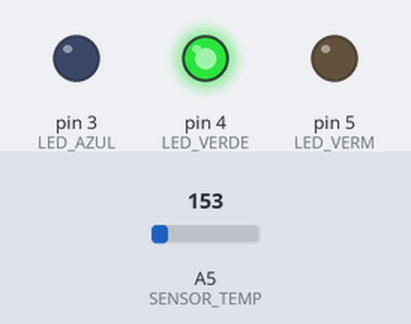
A sketch run on a simulated Arduino Uno, built with avr-gcc and run on an emulated ATmega328P. Parts: output pins drawn as LEDs (lit = HIGH). The inputs (shaded band) are chosen by the test bench; at power-on: A5 (SENSOR_TEMP) = 153.

Above: at 1.8 s.
1.9 s: A5 (SENSOR_TEMP) set to 180
At 2.6 s:
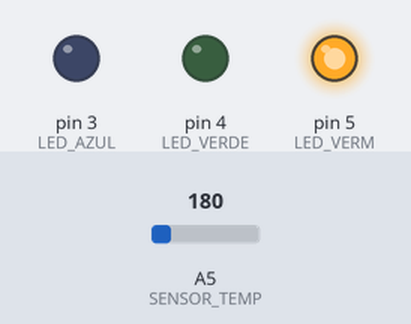
5.5 s: A5 (SENSOR_TEMP) set to 114
At 6.8 s:
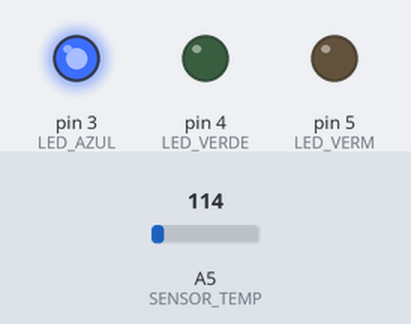
9.6 s: A5 (SENSOR_TEMP) set to 128
At 10.8 s:
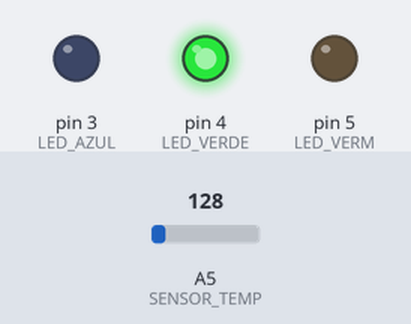
13.7 s: A5 (SENSOR_TEMP) set to 165
At 14.8 s:
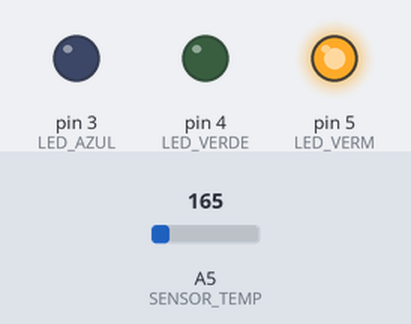
Timing chart, 0 to 16.7 s (numbered marks = the images above; inputs shaded):
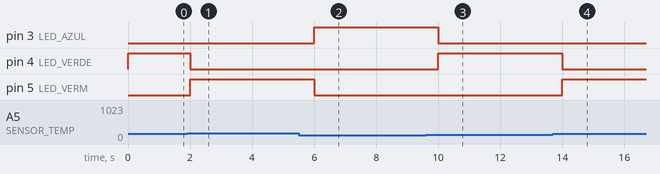

Measured:
- the behaviour switches between 163 and 164 on A5 (SENSOR_TEMP) (found by bisection; images 0 and 1)
- the behaviour switches between 122 and 123 on A5 (SENSOR_TEMP) (found by bisection; images 2 and 3)
- after the input at 1.9 s, pin 4 (LED_VERDE): HIGH → LOW after 0.10 s; pin 5 (LED_VERM): LOW → HIGH after 0.10 s
- after the input at 5.5 s, pin 3 (LED_AZUL): LOW → HIGH after 0.50 s; pin 5 (LED_VERM): HIGH → LOW after 0.50 s
- after the input at 9.6 s, pin 3 (LED_AZUL): HIGH → LOW after 0.40 s; pin 4 (LED_VERDE): LOW → HIGH after 0.40 s
- after the input at 13.7 s, pin 4 (LED_VERDE): HIGH → LOW after 0.30 s; pin 5 (LED_VERM): LOW → HIGH after 0.30 s

The sketch:

exerc_cio_1_b1.ino
```cpp
/*
b) Então adicione um sensor de temperatura conectado a um pino analógico, como
na imagem a seguir. O pino analógico conectado irá ler “20” quando a temperatura
for a menor possível, e “358” quando for a maior. Faça o LED azul acender quando
a temperatura for menor que 10, o verde quando a temperatura for maior ou igual a
10 e menor que 30, e o vermelho quando a temperatura for maior ou igual a 30.
*/

#define LED_AZUL 3
#define LED_VERDE 4
#define LED_VERM 5

#define SENSOR_TEMP A5

int leituraTemp = 0;
float voltagem = 0;
float temperatura = 0;

void setup() {
  pinMode(LED_AZUL, OUTPUT);
  pinMode(LED_VERDE, OUTPUT);
  pinMode(LED_VERM, OUTPUT);

  pinMode(SENSOR_TEMP, INPUT);

  Serial.begin(9600);
}

void loop()
{
  leituraTemp = analogRead(SENSOR_TEMP);

  conversaoVoltagemTemperatura();

      if (temperatura < 10) {
        digitalWrite(LED_AZUL, HIGH);
        delay(1000);
        digitalWrite(LED_AZUL, LOW);

      	} else if (temperatura >= 10 && temperatura < 30){
            digitalWrite(LED_VERDE, HIGH);
        	delay(1000);
       		digitalWrite(LED_VERDE, LOW);

       		} else if (temperatura >= 30) {
              	digitalWrite(LED_VERM, HIGH);
        		delay(1000);
        		digitalWrite(LED_VERM, LOW);
      }else{
        Serial.println("Erro (valor impossivel)");
      }
}

  void conversaoVoltagemTemperatura(){
    voltagem = leituraTemp * (5000 / 1024.0);
    temperatura = (voltagem - 500) / 10;
  }
```
